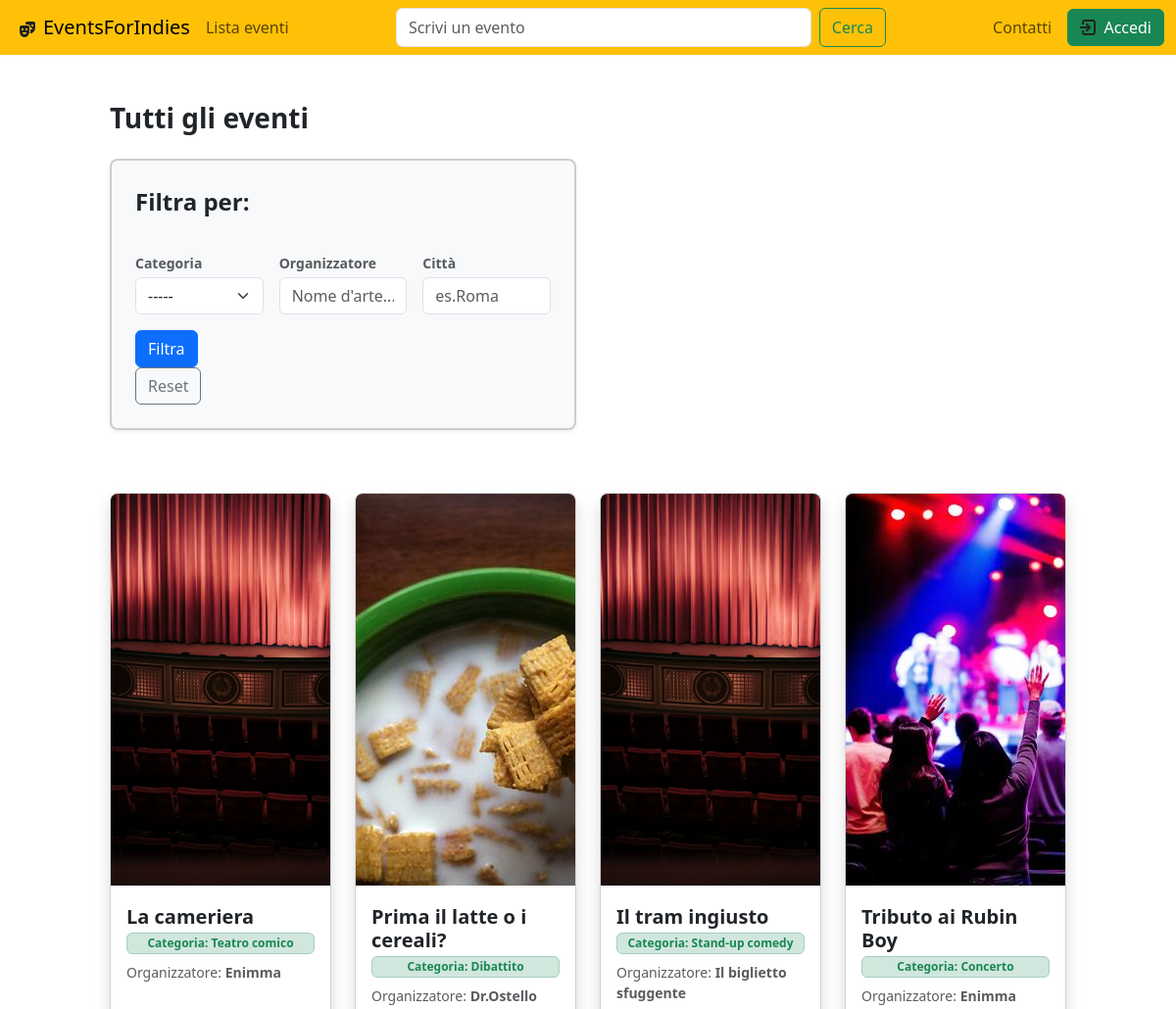
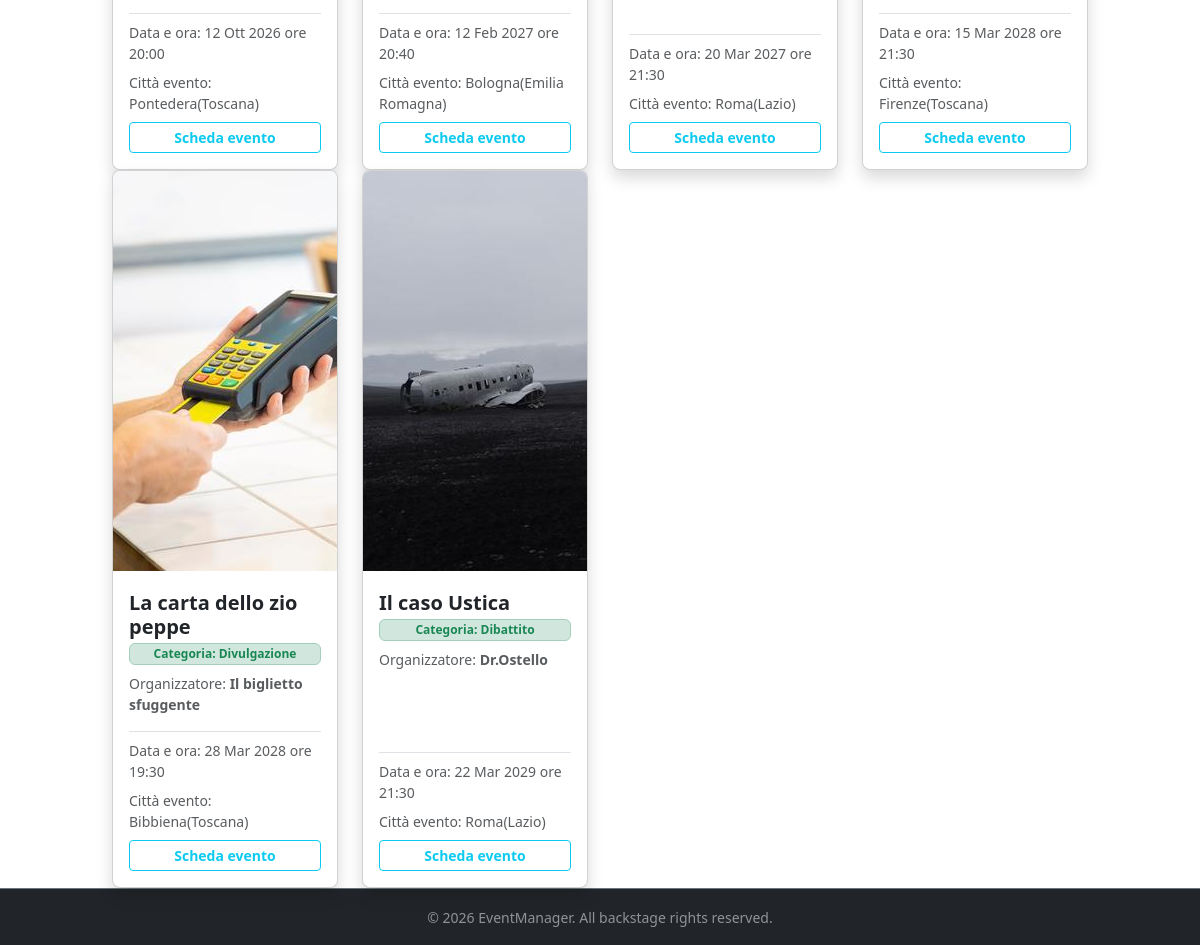
/explore/, run on the app's committed database (2 pictures, top to bottom).
### apps/events/models.py (models this page shows, shortened)
class Event(BaseModel):
    title = models.CharField(max_length=255)
    organizer = models.ForeignKey(settings.AUTH_USER_MODEL, on_delete=models.CASCADE, related_name='organized_events')
    description = models.TextField(blank=True)
    date = models.DateField(format('%d/%m/%Y'), validators=[check_date])
    time = models.TimeField(format('%H:%M'))
    category = models.ForeignKey(Category, on_delete=models.PROTECT,related_name='events') #for many-to-one
    price = models.DecimalField(max_digits=6, decimal_places=2, default=0.00)
    location = models.ForeignKey(Address, on_delete=models.PROTECT, related_name='events')
    seats = models.PositiveIntegerField(default=0)
    image = models.ImageField(upload_to='event_images/', blank=True, null=True)
    @property
    def remaining_seats(self):
        from apps.tickets.models import Ticket
        tickets_sold = self.event_tickets.count()
        return max(0,self.seats - tickets_sold)

class Category(BaseModel):
    name = models.CharField(max_length=255, unique=True)
    def __str__(self):
        return self.name

### apps/account/models.py (models this page shows, shortened)
class Account(AbstractUser, BaseModel):
    username = models.CharField(max_length=30, unique=True)
    first_name = models.CharField(max_length=100)
    last_name = models.CharField(max_length=100)
    birth_date = models.DateField(validators=[check_mayor])
    address = models.ForeignKey(Address, on_delete=models.CASCADE, blank=True, null=True)
    email = models.EmailField()
    phone = models.CharField(max_length=10, blank=True, null=True)
    is_organizer = models.BooleanField(default=False)
    profile_image = models.ImageField(upload_to='img/profile_images', blank=True, null=True)
    main_category = models.ForeignKey('events.Category', on_delete=models.PROTECT, blank=True, null=True, related_name='organizer_category')
    stage_name = models.CharField(max_length=30, blank=True, null=True)
    organizer_description = models.TextField(blank=True, null=True)
    REQUIRED_FIELDS = ['first_name', 'last_name', 'birth_date']

class Address(models.Model):
    street_address = models.CharField(max_length=100)
    city = models.CharField(max_length=100)
    region = models.CharField(max_length=100)
    state = models.CharField(max_length=100)
    zip_code = models.CharField(max_length=10)

### apps/events/views.py (the view)
# urls.py: path('explore/', views.EventListView.as_view(), name='event_list'),
class EventListView(ListView):
    model = Event
    template_name = 'events/event_list.html'
    context_object_name = 'events'
    def get_queryset(self):
        queryset = super().get_queryset().select_related('category', 'organizer').filter(date__gte=timezone.localdate()).order_by('date')
        query_title = self.request.GET.get('title')
        category_name = self.request.GET.get('category')
        organizer_stagename = self.request.GET.get('organizer')
        city = self.request.GET.get('city')
        if query_title:
            queryset = queryset.filter(title__icontains=query_title)
        if category_name:
            queryset = queryset.filter(category__name__iexact=category_name)
        if organizer_stagename:
            queryset = queryset.filter(organizer__stage_name__icontains=organizer_stagename)
        if city:
            queryset = queryset.filter(location__city__icontains=city)
        return queryset
    def get_context_data(self, **kwargs):
        context = super().get_context_data(**kwargs)
        context['categories'] = Category.objects.all()
        return context

### templates/events/event_list.html (shortened to what this page needs)
{% extends 'base.html' %}
{% load static %}
{% block content %}
    <div class="row justify-content-start pt-5 pb-3">
        <div class="col-md-6 col-12">
            {% if request.GET.title %}
                <p class="text-muted small pt-2 px-1 fs-2">
                    Risultati per: <span class="fw-semibold text-dark">{{ request.GET.title }}</span>
                </p>
                <a href="{% url 'events:event_list' %}" class="text-danger">Rimuovi filtro</a>
            {% else %}
                <h3 class="fw-bold pb-3">Tutti gli eventi</h3>
            {% endif %}
            <div class="card border-2 shadow-sm p-4 bg-light rounded-3 mb-5">
                <form method="GET" action="{% url 'events:event_list' %}" class="row g-3 align-items-center">
                    <p class="fw-semibold fs-4">Filtra per:</p>
                    <div class="col-md-4 col-12">
                        <label class="form-label text-muted small fw-semibold mb-1" for="category">Categoria</label>
                        <select id="category" name="category" class="form-select">
                            <option value="">-----</option>
                        </select>
                    </div>
                    <div class="col-md-4 col-12">
                        <label class="form-label text-muted small fw-semibold mb-1"
                               for="organizer">Organizzatore</label>
                        <input type="text" id="organizer" name="organizer" class="form-control"
                               placeholder="Nome d'arte..."
                               value="{{ request.GET.organizer.stage_name|default:'' }}">
                    </div>
                    <div class="col-md-4 col-12">
                        <label class="form-label text-muted small fw-semibold mb-1"
                               for="city">Città</label>
                        <input type="text" id="city" name="city" class="form-control"
                               placeholder="es.Roma"
                               value="{{ request.GET.city|default:'' }}">
                    </div>
                    <div class="col-md-4 col-12 gap-2 justify-content-md-end">
                        <button type="submit" class="btn btn-primary">Filtra</button>
                        <a href="{% url 'events:event_list' %}" class="btn btn-outline-secondary">Reset</a>
                    </div>
                </form>
            </div>
        </div>
    </div>
    <div class="row">
        {% for event in events %}
            {% if event.remaining_seats > 0 %}
                <div class="col-12 col-md-6 col-lg-3 d-flex align-items-stretch">
                    <div class="card shadow rounded-3 overflow-hidden w-100 d-flex flex-column event-card">
                        {% if event.image %}
                            <img src="{{ event.image.url }}" class="card-img-top img-fluid event-card-img"
                                 alt="{{ event.title }}">
                        {% else %}
                            <img src="{% static 'img/default_event_image.jpg' %}"
                                 class="card-img-top img-fluid event-card-img"
                                 alt="{{ event.title }}">
                        {% endif %}
                        <div class="card-body d-flex flex-column justify-content-between flex-grow-1">
                                <h5 class="card-title fw-bold my-1">{{ event.title }}</h5>
                                <p class="badge bg-success-subtle text-success border border-success-subtle fw-semibold mb-2">
                                    Categoria: {{ event.category }}
                                </p>
                                <p class="text-muted small">Organizzatore: <strong>{{ event.organizer.stage_name }}</strong></p>
                            <div class="pt-2 border-top mt-auto">
                                <p class="text-muted small mb-2">
                                    Data e ora: {{ event.date|date:"d M Y" }} ore {{ event.time|time:"H:i" }}
                                </p>
                                <p class="text-muted small mb-2">
                                    Città evento: {{ event.location.city }}({{ event.location.region }})
                                </p>
                                <a href="{% url 'events:event_detail' pk=event.pk %}"
                                   class="btn btn-outline-info w-100 btn-sm fw-bold">
                                    Scheda evento
                                </a>
                            </div>
                        </div>
                    </div>
                </div>
            {% endif %}
        {% empty %}
            <div class="col-12">
                <p class="text-center text-muted fs-5 py-5">Nessun evento trovato.</p>
            </div>
        {% endfor %}
    </div>
{% endblock %}

### static/css/custom.css (style rules this page uses)
html, body { overscroll-behavior-y: none; }
form { max-width: 500px; }
.event-card-img { height: 400px; width: 100%; object-fit: cover; object-position: center; }

### data on the page
Event: title "La cameriera", category "Teatro comico", organizer.stage_name "Enimma", date "12 Ott 2026", time "20:00", location.city "Pontedera", location.region "Toscana"
Event: image (picture), title "Prima il latte o i cereali?", category "Dibattito", organizer.stage_name "Dr.Ostello", date "12 Feb 2027", time "20:40", location.city "Bologna", location.region "Emilia Romagna"
Event: title "Il tram ingiusto", category "Stand-up comedy", organizer.stage_name "Il biglietto sfuggente", date "20 Mar 2027", time "21:30", location.city "Roma", location.region "Lazio"
Event: image (picture), title "Tributo ai Rubin Boy", category "Concerto", organizer.stage_name "Enimma", date "15 Mar 2028", time "21:30", location.city "Firenze", location.region "Toscana"
Event: image (picture), title "La carta dello zio peppe", category "Divulgazione", organizer.stage_name "Il biglietto sfuggente", date "28 Mar 2028", time "19:30", location.city "Bibbiena", location.region "Toscana"
Event: image (picture), title "Il caso Ustica", category "Dibattito", organizer.stage_name "Dr.Ostello", date "22 Mar 2029", time "21:30", location.city "Roma", location.region "Lazio"
